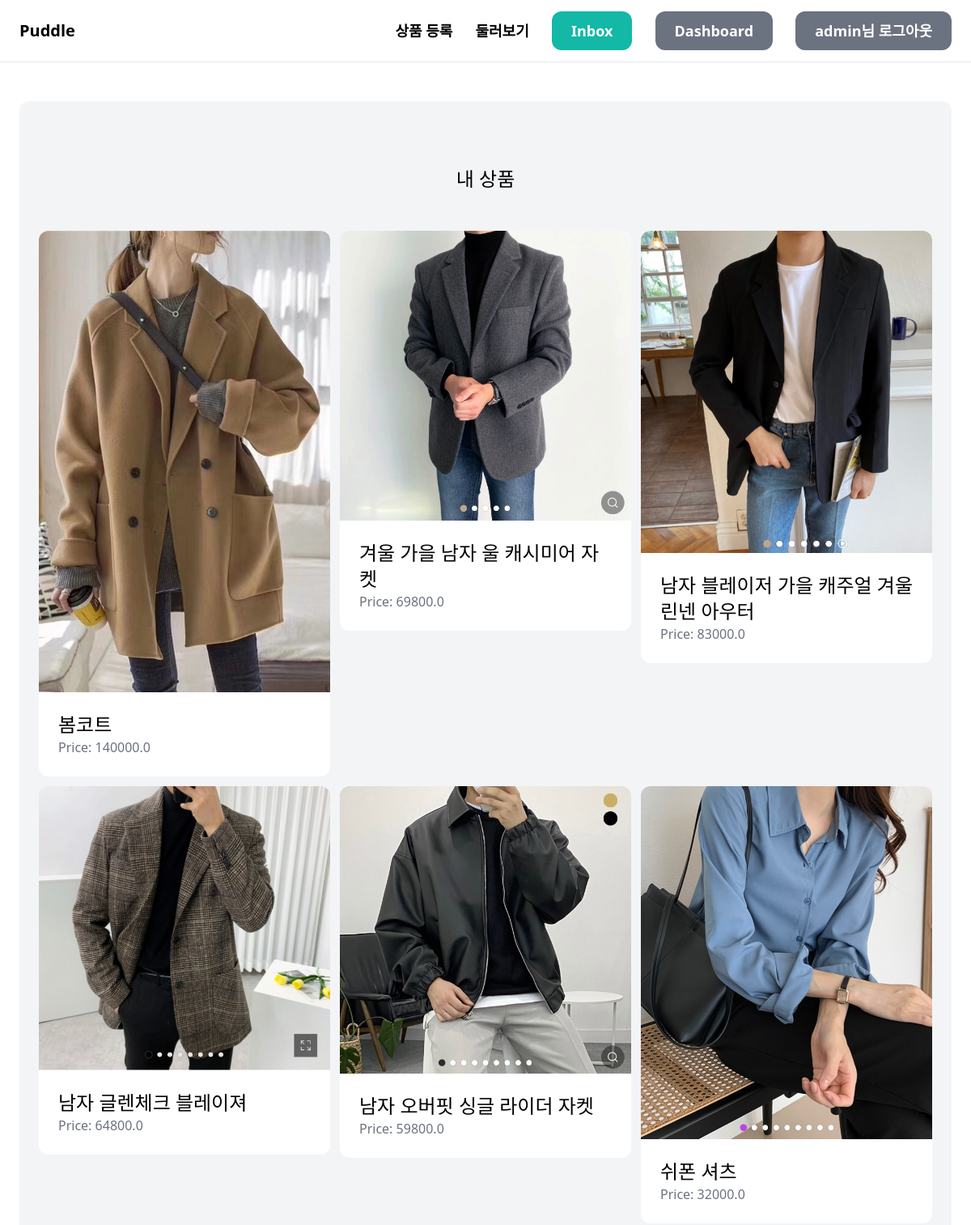
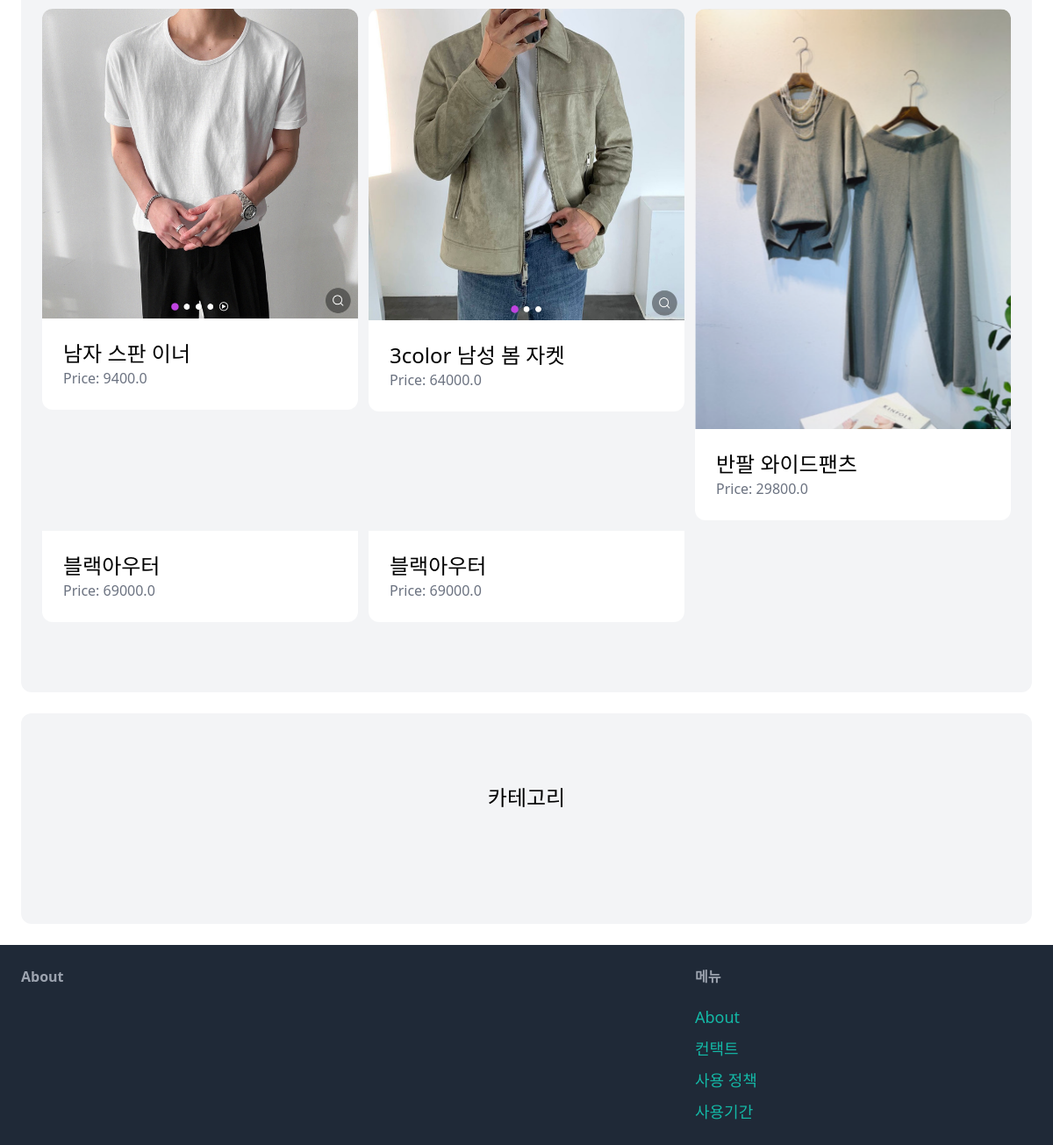
The page /dashboard/ (signed in) on the database its author committed (2 pictures, top to bottom).
### item/models.py (models this page shows, shortened)
class Item(models.Model):
    category = models.ForeignKey(Category, related_name='items', on_delete=models.CASCADE)
    name = models.CharField(max_length=255)
    description = models.TextField(blank=True, null=True)
    price = models.FloatField()
    image = models.ImageField(upload_to='item_images', blank=True, null=True)
    is_sold = models.BooleanField(default=False)
    created_by = models.ForeignKey(User, related_name='items', on_delete=models.CASCADE)
    created_at = models.DateTimeField(auto_now_add=True)

### dashboard/views.py (the view)
# urls.py: path('', views.index, name='index'),
@login_required
def index(request):
    items = Item.objects.filter(created_by=request.user)
    return render(request, 'dashboard/index.html', {
        'items': items,
    })

### dashboard/templates/dashboard/index.html (shortened to what this page needs)
{% extends 'core/base.html' %}
{% block content %}
    <div class="mt-6 px-6 py-20 bg-gray-100 rounded-xl">
        <h2 class="mb-12 text-2xl text-center">내 상품</h2>
        <div class="grid grid-cols-3 gap-3">
            {% for item in items %}
            <div>
                <a href="{% url 'item:detail' item.id %}">
                    <div>
                        <img src="{{ item.image }}" class="rounded-t-xl">
                    </div>
                    <div class="p-6 bg-white rounded-b-xl">
                        <h2 class="text-2xl">{{ item.name }}</h2>
                        <p class="text-gray-500">Price: {{ item.price }} </p>
                    </div>
                </a>
            </div>
            {% endfor %}
        </div>
    </div>
    <div class="mt-6 px-6 py-20 bg-gray-100 rounded-xl">
        <h2 class="mb-12 text-2xl text-center">카테고리</h2>
        </div>
{% endblock %}

### core/templates/core/base.html (shortened to what this page needs)
<html lang="en">
<head>
    <script src="https://cdn.tailwindcss.com"></script>
</head>
<body>
    <nav class="py-6 px-6 flex justify-between items-center border-b border-gray-200">
        <a href="/" class="text-xl font-semibold">Puddle</a>
       <div class="space-x-6">
            <a href="{% url 'item:new' %}" class="text-lg font-semibold hover:text-gray-500">상품 등록</a>
            <a href="{% url 'item:items' %}" class="text-lg font-semibold hover:text-gray-500">둘러보기</a>
            {% if request.user.is_authenticated %}
                <a href="{% url 'conversation:inbox' %}" class="px-6 py-3 text-lg font-semibold bg-teal-500 text-white rounded-xl hover:bg-teal-700">Inbox</a>
                <a href="{% url 'dashboard:index' %}" class="px-6 py-3 text-lg font-semibold bg-gray-500 text-white rounded-xl hover:bg-gray-700">Dashboard</a>
                <a href="{% url 'core:logout' %}" class="px-6 py-3 text-lg font-semibold bg-gray-500 text-white rounded-xl hover:bg-gray-700">{{ user.username }}님 로그아웃</a>
            {% else %}
                <a href="{% url 'core:signup' %}" class="px-6 py-3 text-lg font-semibold bg-teal-500 text-white rounded-xl hover:bg-teal-700">회원가입</a>
                <a href="{% url 'core:login' %}" class="px-6 py-3 text-lg font-semibold bg-gray-500 text-white rounded-xl hover:bg-gray-700">로그인</a>
            {% endif %}
       </div>
    </nav>
    <div class="px-6 py-6">
        {% block content %}
        {% endblock %}
    </div>
    <footer class="py-6 px-6 flex justify-between bg-gray-800">
        <div class="w-2/3 pr-10">
            <h3 class="mb-5 font-semibold text-gray-400">About</h3>
        </div>
        <div class="w-1/3">
            <h3 class="mb-5 font-semibold text-gray-400">메뉴</h3>
            <ul class="space-y-2">
                <li><a href="#" class="text-lg text-teal-500 hover:text-teal-700">About</a></li>
                <li><a href="{% url 'core:contact' %}" class="text-lg text-teal-500 hover:text-teal-700">컨택트</a></li>
                <li><a href="#" class="text-lg text-teal-500 hover:text-teal-700">사용 정책</a></li>
                <li><a href="#" class="text-lg text-teal-500 hover:text-teal-700">사용기간</a></li>
            </ul>
        </div>
    </footer>
</body>
</html>

### rows shown on the page
Item: image (picture), name "봄코트", price "140000.0"
Item: image (picture), name "겨울 가을 남자 울 캐시미어 자켓", price "69800.0"
Item: image (picture), name "남자 블레이저 가을 캐주얼 겨울 린넨 아우터", price "83000.0"
Item: image (picture), name "남자 글렌체크 블레이져", price "64800.0"
Item: image (picture), name "남자 오버핏 싱글 라이더 자켓", price "59800.0"
Item: image (picture), name "쉬폰 셔츠", price "32000.0"
Item: image (picture), name "남자 스판 이너", price "9400.0"
Item: image (picture), name "3color 남성 봄 자켓", price "64000.0"
Item: image (picture), name "반팔 와이드팬츠", price "29800.0"
Item: name "블랙아우터", price "69000.0"
Item: name "블랙아우터", price "69000.0"

### other values the page prints
{{ user.username }} "admin"
